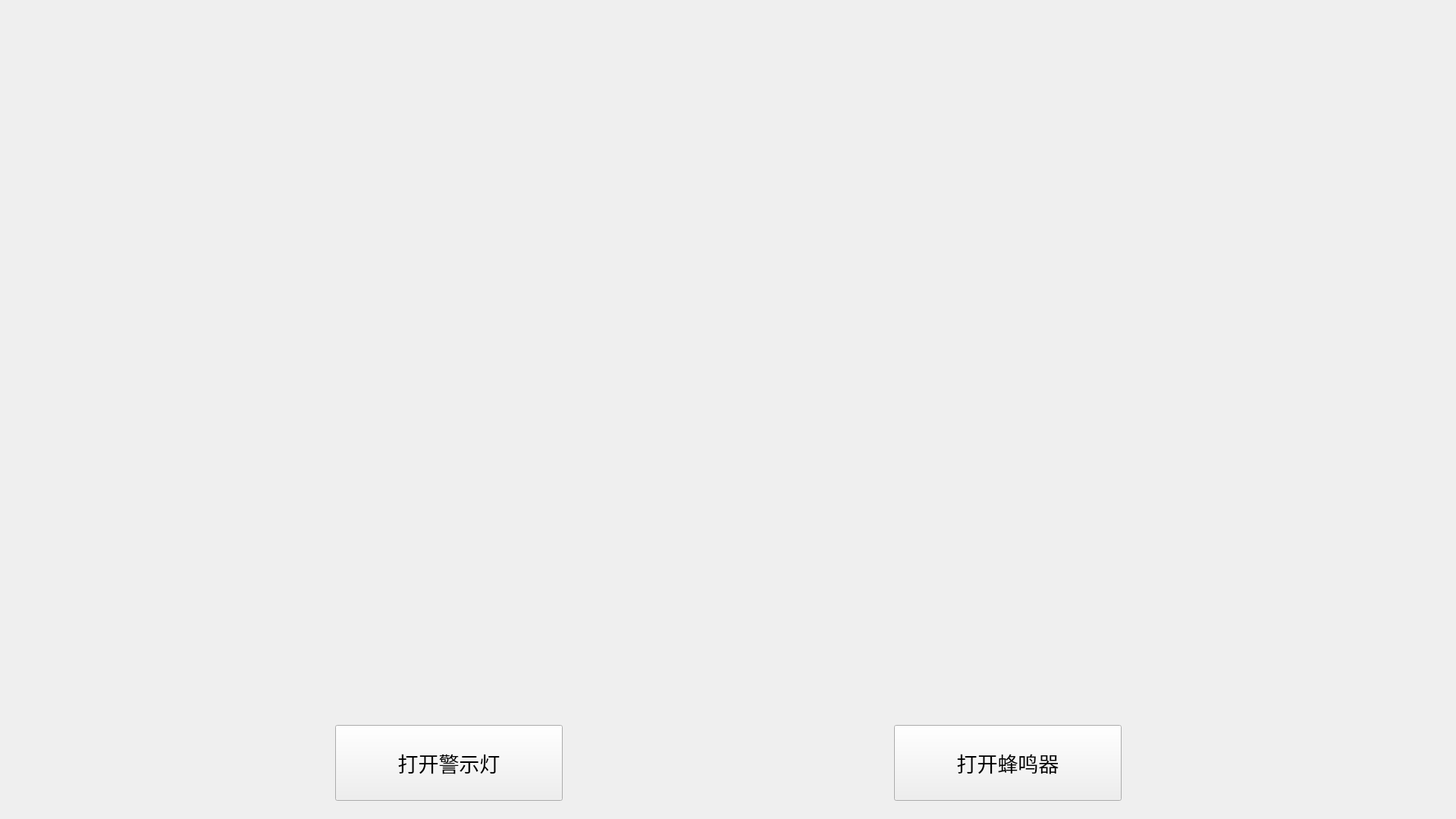
<?xml version="1.0" encoding="UTF-8"?>
<ui version="4.0">
 <class>Home</class>
 <widget class="QWidget" name="Home">
  <property name="geometry">
   <rect>
    <x>0</x>
    <y>0</y>
    <width>1920</width>
    <height>1080</height>
   </rect>
  </property>
  <property name="windowTitle">
   <string>Form</string>
  </property>
  <widget class="QWidget" name="layoutWidget">
   <property name="geometry">
    <rect>
     <x>15</x>
     <y>15</y>
     <width>1891</width>
     <height>891</height>
    </rect>
   </property>
   <layout class="QHBoxLayout" name="horizontalLayout_2">
    <item>
     <spacer name="horizontalSpacer_3">
      <property name="orientation">
       <enum>Qt::Horizontal</enum>
      </property>
      <property name="sizeHint" stdset="0">
       <size>
        <width>40</width>
        <height>20</height>
       </size>
      </property>
     </spacer>
    </item>
    <item>
     <widget class="QLabel" name="labelshow_camera">
      <property name="minimumSize">
       <size>
        <width>1024</width>
        <height>768</height>
       </size>
      </property>
      <property name="maximumSize">
       <size>
        <width>1024</width>
        <height>768</height>
       </size>
      </property>
      <property name="font">
       <font>
        <family>微软雅黑</family>
        <pointsize>20</pointsize>
       </font>
      </property>
      <property name="text">
       <string/>
      </property>
      <property name="alignment">
       <set>Qt::AlignCenter</set>
      </property>
     </widget>
    </item>
    <item>
     <spacer name="horizontalSpacer_4">
      <property name="orientation">
       <enum>Qt::Horizontal</enum>
      </property>
      <property name="sizeHint" stdset="0">
       <size>
        <width>40</width>
        <height>20</height>
       </size>
      </property>
     </spacer>
    </item>
   </layout>
  </widget>
  <widget class="QWidget" name="layoutWidget">
   <property name="geometry">
    <rect>
     <x>10</x>
     <y>911</y>
     <width>1901</width>
     <height>191</height>
    </rect>
   </property>
   <layout class="QHBoxLayout" name="horizontalLayout">
    <item>
     <spacer name="horizontalSpacer">
      <property name="orientation">
       <enum>Qt::Horizontal</enum>
      </property>
      <property name="sizeHint" stdset="0">
       <size>
        <width>40</width>
        <height>20</height>
       </size>
      </property>
     </spacer>
    </item>
    <item>
     <widget class="QPushButton" name="light_btn">
      <property name="minimumSize">
       <size>
        <width>300</width>
        <height>100</height>
       </size>
      </property>
      <property name="maximumSize">
       <size>
        <width>300</width>
        <height>100</height>
       </size>
      </property>
      <property name="font">
       <font>
        <pointsize>20</pointsize>
       </font>
      </property>
      <property name="styleSheet">
       <string notr="true">QPushButton#select_btn:focus{border-radius:10px;background-color: rgb(255, 255, 255);border: 1px solid #E8E8E8;color: rgb(45, 60, 99);}
QPushButton#select_btn{border-radius:10px;background-color: rgb(255, 255, 255);border: 1px solid #E8E8E8;color: rgb(45, 60, 99);}</string>
      </property>
      <property name="text">
       <string>打开警示灯</string>
      </property>
     </widget>
    </item>
    <item>
     <spacer name="horizontalSpacer_5">
      <property name="orientation">
       <enum>Qt::Horizontal</enum>
      </property>
      <property name="sizeHint" stdset="0">
       <size>
        <width>20</width>
        <height>20</height>
       </size>
      </property>
     </spacer>
    </item>
    <item>
     <widget class="QPushButton" name="buzzer_btn">
      <property name="minimumSize">
       <size>
        <width>300</width>
        <height>100</height>
       </size>
      </property>
      <property name="maximumSize">
       <size>
        <width>300</width>
        <height>100</height>
       </size>
      </property>
      <property name="font">
       <font>
        <pointsize>20</pointsize>
       </font>
      </property>
      <property name="styleSheet">
       <string notr="true">QPushButton#select_btn:focus{border-radius:10px;background-color: rgb(255, 255, 255);border: 1px solid #E8E8E8;color: rgb(45, 60, 99)}
QPushButton#select_btn{border-radius:10px;background-color: rgb(255, 255, 255);border: 1px solid #E8E8E8;color: rgb(45, 60, 99)}</string>
      </property>
      <property name="text">
       <string>打开蜂鸣器</string>
      </property>
     </widget>
    </item>
    <item>
     <spacer name="horizontalSpacer_2">
      <property name="orientation">
       <enum>Qt::Horizontal</enum>
      </property>
      <property name="sizeHint" stdset="0">
       <size>
        <width>40</width>
        <height>20</height>
       </size>
      </property>
     </spacer>
    </item>
   </layout>
  </widget>
 </widget>
 <resources/>
 <connections/>
</ui>
